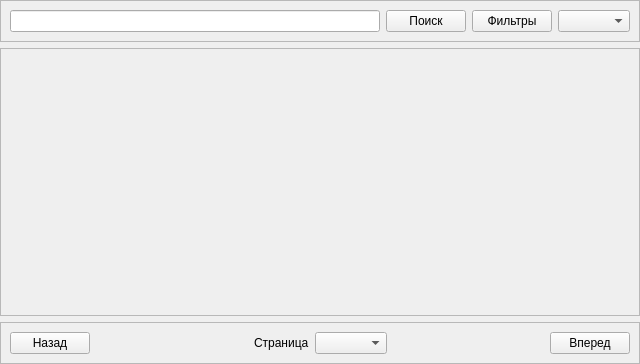
<?xml version="1.0" encoding="UTF-8"?>
<ui version="4.0">
 <class>Form</class>
 <widget class="QWidget" name="Form">
  <property name="geometry">
   <rect>
    <x>0</x>
    <y>0</y>
    <width>640</width>
    <height>364</height>
   </rect>
  </property>
  <property name="cursor">
   <cursorShape>ArrowCursor</cursorShape>
  </property>
  <property name="windowTitle">
   <string/>
  </property>
  <layout class="QHBoxLayout" name="horizontalLayout">
   <property name="leftMargin">
    <number>0</number>
   </property>
   <property name="topMargin">
    <number>0</number>
   </property>
   <property name="rightMargin">
    <number>0</number>
   </property>
   <property name="bottomMargin">
    <number>0</number>
   </property>
   <item>
    <layout class="QVBoxLayout" name="browserLayout">
     <item>
      <widget class="QFrame" name="searchFrame">
       <property name="frameShape">
        <enum>QFrame::StyledPanel</enum>
       </property>
       <property name="frameShadow">
        <enum>QFrame::Raised</enum>
       </property>
       <layout class="QHBoxLayout" name="horizontalLayout_2">
        <item>
         <widget class="QLineEdit" name="searchBar"/>
        </item>
        <item>
         <widget class="QPushButton" name="searchButton">
          <property name="cursor">
           <cursorShape>PointingHandCursor</cursorShape>
          </property>
          <property name="text">
           <string>Поиск</string>
          </property>
         </widget>
        </item>
        <item>
         <widget class="QPushButton" name="filterButton">
          <property name="cursor">
           <cursorShape>PointingHandCursor</cursorShape>
          </property>
          <property name="text">
           <string>Фильтры</string>
          </property>
         </widget>
        </item>
        <item>
         <widget class="QComboBox" name="catalogList"/>
        </item>
       </layout>
      </widget>
     </item>
     <item>
      <widget class="QFrame" name="mangasFrame">
       <property name="sizePolicy">
        <sizepolicy hsizetype="Expanding" vsizetype="Expanding">
         <horstretch>0</horstretch>
         <verstretch>0</verstretch>
        </sizepolicy>
       </property>
       <property name="cursor">
        <cursorShape>ArrowCursor</cursorShape>
       </property>
       <property name="frameShape">
        <enum>QFrame::StyledPanel</enum>
       </property>
       <property name="frameShadow">
        <enum>QFrame::Raised</enum>
       </property>
       <layout class="QVBoxLayout" name="mangasLayout"/>
      </widget>
     </item>
     <item>
      <widget class="QFrame" name="pagesFrame">
       <property name="sizePolicy">
        <sizepolicy hsizetype="Preferred" vsizetype="Preferred">
         <horstretch>0</horstretch>
         <verstretch>0</verstretch>
        </sizepolicy>
       </property>
       <property name="frameShape">
        <enum>QFrame::StyledPanel</enum>
       </property>
       <property name="frameShadow">
        <enum>QFrame::Raised</enum>
       </property>
       <layout class="QHBoxLayout" name="horizontalLayout_3">
        <item>
         <widget class="QPushButton" name="previousPageButton">
          <property name="text">
           <string>Назад</string>
          </property>
         </widget>
        </item>
        <item>
         <spacer name="horizontalSpacer">
          <property name="orientation">
           <enum>Qt::Horizontal</enum>
          </property>
          <property name="sizeHint" stdset="0">
           <size>
            <width>40</width>
            <height>20</height>
           </size>
          </property>
         </spacer>
        </item>
        <item>
         <widget class="QLabel" name="pageLabel">
          <property name="text">
           <string>Страница</string>
          </property>
         </widget>
        </item>
        <item>
         <widget class="QComboBox" name="pagesList"/>
        </item>
        <item>
         <spacer name="horizontalSpacer_2">
          <property name="orientation">
           <enum>Qt::Horizontal</enum>
          </property>
          <property name="sizeHint" stdset="0">
           <size>
            <width>40</width>
            <height>20</height>
           </size>
          </property>
         </spacer>
        </item>
        <item>
         <widget class="QPushButton" name="nextPageButton">
          <property name="text">
           <string>Вперед</string>
          </property>
         </widget>
        </item>
       </layout>
      </widget>
     </item>
    </layout>
   </item>
  </layout>
 </widget>
 <resources/>
 <connections/>
</ui>
